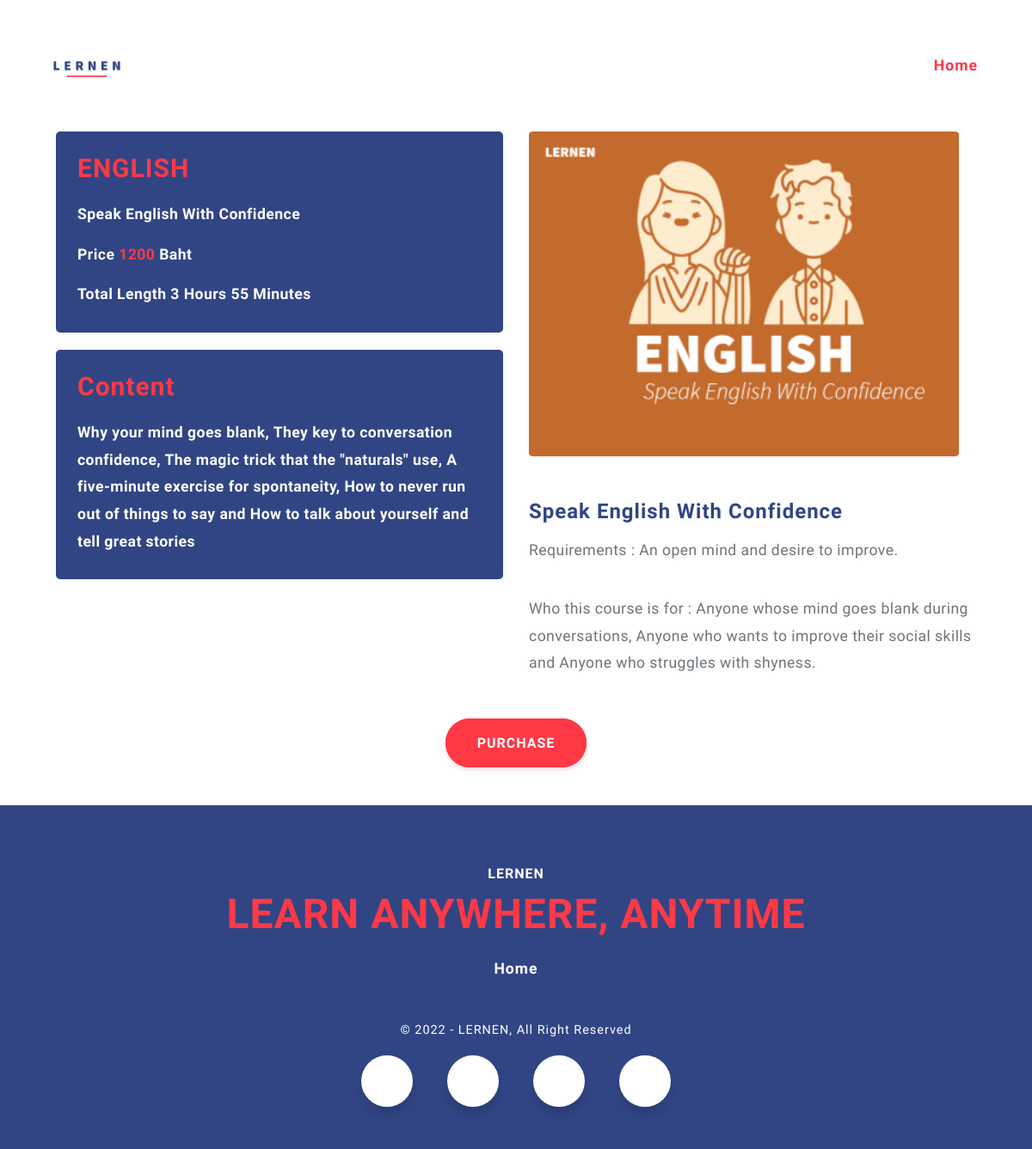
The app's page /detail.php?id=C00002 (signed in) with its own data.
### tables this page shows
CREATE TABLE `course` (
  `id_course` varchar(11) NOT NULL,
  `subject` varchar(20) NOT NULL,
  `coursename` varchar(50) NOT NULL,
  `price` int(10) NOT NULL,
  `content` varchar(255) NOT NULL,
  `length` varchar(50) NOT NULL,
  `requirement` varchar(255) NOT NULL,
  `description` varchar(255) NOT NULL,
  `image` text NOT NULL,
  `video` varchar(5) NOT NULL
);

### detail.php (the view, shortened to what this page needs)
<?php
    include('server.php');
?>
<!DOCTYPE html>
<html lang="en">
<head>
    <link rel="stylesheet" href="icofont.min.css">
    <link href="css/bootstrap.min.css" rel="stylesheet" />
    <link href="css/slick.css" rel="stylesheet" />
    <link href="css/main.css" rel="stylesheet" />
</head>
<body>
    <header id="home">
        <div class="container">
            <nav class="navbar navbar-expand-lg navbar-light ">
                <a class="navbar-brand"><img src="images/lernenlogo.png" width="120" height="55"></a>
                <div class="collapse navbar-collapse" id="navbarSupportedContent">
                    <ul class="navbar-nav mr-auto">
                        <li class="nav-item active">
                            <a href="mainpage.php" class="nav-link" style="margin-left: 800px;">Home</a>
                        </li>
                    </ul>
                </div>
        </div>
        <section id="blog-single" class="p-top-80 p-bottom-80">
            <div class="container clearfix">
                <div class="row">
                    <?php
                        $ids = $_GET['id'];
                        $sql = "SELECT * FROM course WHERE course.id_course='$ids' ";
                        $result = mysqli_query($conn,$sql);
                        ($row = mysqli_fetch_array($result))
                    ?>
                    <div class="col-sm-6 sidebar">
                        <div class="widget" style="margin-bottom: 20px;">
                            <ul>
                                <h4><?=$row['subject']?></h4>
                                <p><?=$row['coursename']?></p>
                                <p>Price <span style="color: #ff3946;"><?=$row['price']?></span> Baht</p>
                                <p><?=$row['length']?></p>
                            </ul>
                        </div>
                        <div class="widget" style="margin-top: 10px;">
                            <ul>
                                <h4>Content</h4>
                                <p><?=$row['content']?></p>
                            </ul>
                        </div>
                    </div>
                    <div class="col-sm-6">
                        <div class="postSingle">
                            <div class="postMedia">
                                <img alt="" src="images/<?=$row['image']?>" width="500" height="300"
                                    style="border-radius: 1%;">
                            </div>
                            <div class="postTitle">
                                <h1><?=$row['coursename']?></h1>
                            </div>
                            <p><?=$row['requirement']?></p>
                            <p><?=$row['description']?></p>
                            </div>
                        </div>
                    </div>
                </div>
                <div class="hero-btns contact-btn" style="margin-top:50px; margin-bottom: 60px; widht: 50px;">
                                    <a href="payment.php?id=<?=$row['id_course']?>">PURCHASE</a>
            </div>
        </section>
        <footer>
            <div class="container">
                <div class="row">
                    <div class="col-12">
                        <h5>LERNEN</h5>
                        <h3>LEARN ANYWHERE, ANYTIME</h3>
                        <ul class="contact-nav">
                            <li><a data-scroll href="mainpage.php">Home</a></li>
                        </ul>
                        <h6>© 2022 - LERNEN, All Right Reserved</h6>
                        <ul class="social">
                            <div class="wrapper">
                                <div class="icon email">
                                    <span><i class="icofont-ui-email"></i></span>
                                </div>
                                <div class="icon phone">
                                    <span><i class="icofont-phone"></i></span>
                                </div>
                                <div class="icon facebook">
                                    <span><i class="icofont-facebook"></i></span>
                                </div>
                                <div class="icon location">
                                    <span><i class="icofont-location-pin"></i></span>
                                </div>
                            </div>
                        </ul>
                    </div>
                </div>
            </div>
        </footer>
</body>
</html>

### css/main.css (style rules this page uses)
* { margin: 0; padding: 0; }
html { -webkit-box-sizing: border-box; -moz-box-sizing: border-box; box-sizing: border-box; }
*, *:before, *:after { -webkit-box-sizing: inherit; -moz-box-sizing: inherit; box-sizing: inherit; }
a { font-weight: 600; color: #314584; text-decoration: none; letter-spacing: 1px; position: relative; }
img { max-width: 100%; height: auto; }
h1, .h1, h2, .h2, h3, .h3, h4, .h4, h5, .h5, h6, .h6 { color: #314584; font-weight: 600; letter-spacing: 1px; }
body { color: #314584; font-family: 'Work Sans', sans-serif; font-size: 14px; font-weight: 400; overflow-x: hidden; transition: opacity 1s; min-width: 330px; }
h1, .h1 { font-size: 4.4rem; margin-bottom: 20px; }
h3, .h3 { font-size: 1.9rem; line-height: 2.5rem; margin-bottom: 15px; }
h4, .h4 { font-size: 24px; }
h5, .h5 { font-size: 1rem; color: #FF3946; }
h6, .h6 { font-size: 1rem; margin-bottom: 10px; }
p { font-size: 1.1rem; line-height: 1.8; color: #6E757A; margin-bottom: 15px; letter-spacing: 0.025em; }
.hero-btns a:first-child { background-color: #FF3946; border: 2px solid #FF3946; color: #fff; padding: 17px 35px; font-size: 1.0rem; border-radius: 30px; -webkit-box-shadow: 0px 4px 5px 0px rgba(255, 57, 70, 0.15); -moz-box-shadow: 0px 4px 5px 0px rgba(255, 57, 70, 0.15); box-shadow: 0px 4px 5px 0px rgba(255, 57, 70, 0.15); }
.hero-btns a:last-child { color: #314584; padding: 17px 35px; font-size: 1.0rem; }
.contact-btn { text-align: center; margin-top: 70px; }
.contact-btn a { color: #fff !important; }
.navbar-light .navbar-nav .nav-link { color: #314584; font-size: 1.1rem; white-space: nowrap; }
.hero-btns { margin-bottom: 350px; }
.navbar-light .navbar-nav .active>.nav-link, .navbar-light .navbar-nav .nav-link.active, .navbar-light .navbar-nav .nav-link.show, .navbar-light .navbar-nav .show>.nav-link { color: #FF3946; }
.navbar { padding: 50px 0 0 0; }
.navbar-light .navbar-brand { margin-right: 10%; }
.nav-item { padding: 0 10px; }
footer { background-color: #314584; width: 100%; min-height: 400px; text-align: center; padding: 70px 0px 0px 0px; }
footer h5 { color: #fff; padding-bottom: 10px; }
footer h3 { color: #FF3946; font-size: 3rem; margin-bottom: 30px; }
.contact-nav li { display: inline; color: #fff; }
.contact-nav a { color: #fff; font-size: 1.1rem; padding: 20px 20px; }
footer h6 { color: #fff; font-size: 0.9rem; font-weight: 400; margin-top: 50px; margin-bottom: 20px; }
@media (max-width: 1700px) { .hero-btns { margin-bottom: 200px; } }
@media (max-width: 1350px) { .hero-btns { margin-bottom: 140px; } }
.wrapper { display: inline-flex; }
.wrapper .icon { margin: 0 20px; text-align: center; cursor: pointer; display: flex; align-items: center; justify-content: center; flex-direction: column; position: relative; z-index: 2; transition: 0.4s cubic-bezier(0.68, -0.55, 0.265, 1.55); }
.wrapper .icon span { display: block; height: 60px; width: 60px; background: #fff; border-radius: 50%; position: relative; z-index: 2px; box-shadow: 0px 10px 10px rgba(0, 0, 0, 0.1); transition: 0.4s cubic-bezier(0.68, -0.55, 0.265, 1.55); }
.wrapper .icon span i { line-height: 60px; font-size: 25px; }
.widget { margin-top: 50px; margin-bottom: 50px; margin-left: 20px; background-color: #314584; padding: 25px 25px 12px; border-radius: 5px; }
.widget p { color: #fff; font-weight: 600; }
.widget h4 { font-size: 30px; margin-bottom: 20px; color: #ff3946; }
.postSingle .postTitle { margin-top: 50px; padding-bottom: 10px; }
.postSingle .postTitle h1 { font-size: 24px; margin-bottom: 5px; }
.postSingle .postMedia { margin-top: 50px; padding: 0; }

### records on screen
course: subject "ENGLISH", coursename "Speak English With Confidence", price "1200", length "Total Length 3 Hours 55 Minutes", content "Why your mind goes blank, They key to conversation confidence, The magic trick that the \"naturals\" use, A five-minute exercise for spontaneity, How to never run out of things to say and How to talk about yourself and tell great stories", image (picture), requirement "Requirements : An open mind and desire to improve.", description "Who this course is for : Anyone whose mind goes blank during conversations, Anyone who wants to improve their social skills and Anyone who struggles with shyness."
